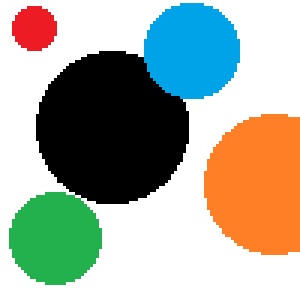
#> input picture circles.bmp, 100 x 100 px (shown 3 times larger)
$ python find_circles.py
#> lines starting #> are read from the running program, lines starting #| are printed output that depends on the picture

import sys
if 'google.colab' in sys.modules:
    import subprocess
    subprocess.call('apt-get install subversion'.split())
    subprocess.call('svn export https://github.com/YoniChechik/AI_is_Math/trunk/c_04b_hough_transform/ex4b/circles.bmp'.split())

# %%
from matplotlib import pyplot as plt
import cv2
import numpy as np

figsize = (10, 10)

# %% [markdown]
# ## Import an image
# %%
im3 = cv2.imread("circles.bmp")
#> im3 is the input picture: shape (100, 100, 3); mean B, G, R 158.2, 171, 167
im3 = cv2.cvtColor(im3, cv2.COLOR_BGR2RGB)

im = cv2.cvtColor(im3, cv2.COLOR_BGR2GRAY)
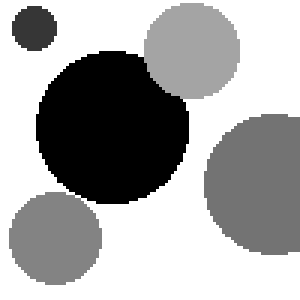
#> im: shape (100, 100) (shown 3 times larger); min 0, max 255, mean 166.7

plt.figure(figsize=figsize)
plt.imshow(im3, cmap='gray', vmin=0, vmax=255)
plt.title("original image")
plt.show()


mag_im = []
mag_im =cv2.Canny(im,50,200)
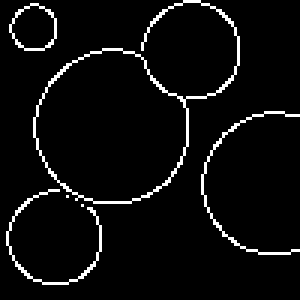
#> mag_im: shape (100, 100) (shown 3 times larger); 4.9% white in thin lines or dots
plt.figure(figsize=figsize)
plt.imshow(mag_im)
plt.title("edge image")
plt.show()


rmax = 25

r_step = 1

r = np.arange(-rmax, rmax, r_step)
b_step = 1
a_step =1
# choose theta size
a =np.arange(0, mag_im.shape[0], a_step)
#> a = 100 values from 0 to 99
b=np.arange(0, mag_im.shape[1], b_step)
#> b = 100 values from 0 to 99


acc_mat = []
# accumulation matrix
acc_mat = np.zeros((a.shape[0],b.shape[0],r.shape[0]))


edge_inds = np.argwhere(mag_im > 0)
#> edge_inds = 485 pairs, first value 0 to 94, second value 2 to 99

# run on all a,b and edge indices and find corresponding R
for yx in edge_inds:
    x = yx[1]
    y = yx[0]
    print("running on edge:"+str(yx)+"...")

    for a_ind, a0 in enumerate(a):
        for b_ind, b0 in enumerate(b):


#> (the run stopped early here; a loop or call above may not have finished)
